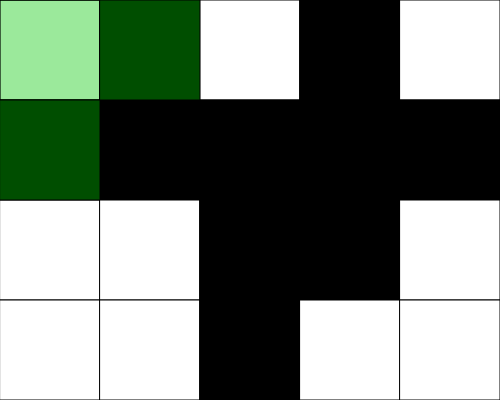
Frame 1 (no input)
Frame 60 (no input): identical to frame 1, image omitted
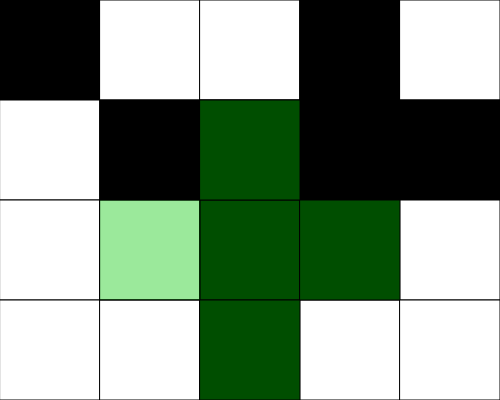
Frame 120 (the mouse pressed at the canvas centre since frame 60)

The p5.js sketch that drew these frames (run headless with seeded random() and noise() and a simulated clock; from frame 60 on, the mouse is pressed at the canvas centre):

// p5.js sketch
// ── sketch.js
// Puzzle Game
// Owen
// 11/9/23

// Globals
let grid = [];
const NUMROWS = 4; 
const NUMCOLS = 5;
let rectWidth = 100;
let rectHeight = 100;
let col;
let row;
let shiftDown = false;
let win = false;
let star = 0;


function setup() {
  createCanvas(rectWidth*NUMCOLS, rectHeight*NUMROWS);
  //fills the grid array with random vals. on setup
  createGrid();
}

function draw() {
  col = getX();
  row = getY();
  background(220);
  checkWin();
  renderGrid();
  overlay();
  winMessage();
  
}

// if space is pressed, the star variable flips between 0 and 1(star and square)
function keyPressed(){
  if(key === " "){
    if (star ===0){
      star = 1;
    }
    else{
      star = 0;
    }
  }
}

//Flips the color vals as the current shape
function mousePressed(){
  //Flips grid at mouse possition
  flip(col,row);
  if(!keyIsDown(SHIFT)){
    //If shift is not pressed and shape is set to star, star shape is flipped
    if(star ===0){

      if(row>0){ 
        flip(col,row-1);
      }
      if(col>0){
        flip(col-1,row);
      }
      if(row<NUMROWS-1){
        flip(col,row+1);
      }
      if(col<NUMCOLS-1){
        flip(col+1,row);
      }
    }
    else{
      //If shift is not pressed and shape is set to square, square shape is flipped
      if(row<NUMROWS-1){
        flip(col,row+1);
        flip(col+1,row+1);
      }
      if(col<NUMCOLS-1){
        flip(col+1,row);
        
      }
    }
  }
}

//Flips the 0s in grid to 255s, and vise versa
function flip(x,y){
  if(grid[y][x] === 0){
    grid[y][x] = 255;
  }
  else{
    grid[y][x] = 0;
  }
}

//gets the pos of the col where the mouse is
function getX(){
  let constrainX = constrain(mouseX, 0, width-1);
  return int(constrainX/rectWidth);
}
// gets the pos of the row where the mouse is
function getY(){
  let constrainY = constrain(mouseY, 0, height-1);
  return int(constrainY/rectHeight);
}

//Draws grid with color valuse from grid array
function renderGrid(){
  for(let x = 0; x<NUMCOLS; x++){
    for(let y = 0; y<NUMROWS; y++){
      let fillVal = grid[y][x];
      fill(fillVal);
      rect(x*rectWidth,y*rectHeight, rectWidth, rectHeight);
    }
  }
}

//Draws the current shape over the grid in green
function overlay(){
  for(let x = 0; x<NUMCOLS; x++){
    for(let y = 0; y<NUMROWS; y++){
      if(x===col && y===row){
        fill(0,200,0,100);
        //Fills grid at mouse possition
        rect(x*rectWidth,y*rectHeight, rectWidth, rectHeight);
        if(!keyIsDown(SHIFT)){
          if(star ===0){
            //If shift is not pressed and shape is set to star, star overlay is drawn
            rect((x+1)*rectWidth,y*rectHeight, rectWidth, rectHeight);
            rect(x*rectWidth,(y+1)*rectHeight, rectWidth, rectHeight);
            rect((x-1)*rectWidth,y*rectHeight, rectWidth, rectHeight);
            rect(x*rectWidth,(y-1)*rectHeight, rectWidth, rectHeight);
          }
          else{
            //If shift is not pressed and shape is set to square, square overlay is drawn
            rect(x*rectWidth,(y+1)*rectHeight, rectWidth, rectHeight);
            rect((x+1)*rectWidth,y*rectHeight, rectWidth, rectHeight);
            rect((x+1)*rectWidth,(y+1)*rectHeight, rectWidth, rectHeight);
          }
        }
      }
    }
  }  
}

//If all values in the grid are the same, then win will be set to true
function checkWin(){
  let first = grid[0][0];
  win = true;
  for(let x=0;x<NUMROWS; x++){
    for(let y = 0; y < NUMCOLS; y++){
      if (grid[x][y]!==first){
        win = false;
      }
    }
  }


}

//If win = true, than a win message will show up mid screen
function winMessage(){
  if(win === true){
    textSize(30);
    fill("red");
    text("You Win", width/2-55, height/2);
  }
}
//fills the grid array with random vals.
function createGrid(){
  for(let x=0;x<NUMROWS; x++){
    let tempArray = [];
    for(let y = 0; y < NUMCOLS; y++){
      let V = floor(random(2));
      if (V === 0){
        tempArray.push(0);
      }
      else{
        tempArray.push(255);
      }
    }
    grid.push(tempArray);
  }
}
